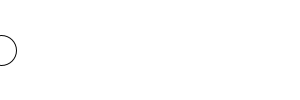
Frame 1 (no input)
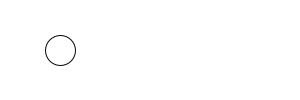
Frame 60 (the mouse pressed at the canvas centre just before this capture)
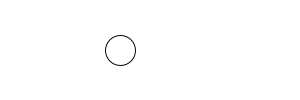
Frame 120 (the mouse held since frame 60 and released just before this capture)

The Processing sketch that drew these frames (run headless with seeded random() and noise(); from frame 60 on, the mouse is pressed at the canvas centre):

// Processing sketch: ex20_2
// ── ex20_2.pde
//Move a shape from left to right across the screen. When it moves off the right edge, 
// return it to the left.

void setup () { 
  size(300, 100); 
  noFill(); 
  stroke(5); 
  frameRate(100);
} 


void draw () { 
  for (int i=0; i<width; i+=10) {
    background(255);
    ellipse(frameCount, height/2, 30, 30);
    println(frameCount);
  }
  if (frameCount>width) { 
    for (int k=0; k<width; k+=10) {
      background(240);
      ellipse(width-(frameCount-width), height/2, 30, 30);
    }
  }
}
